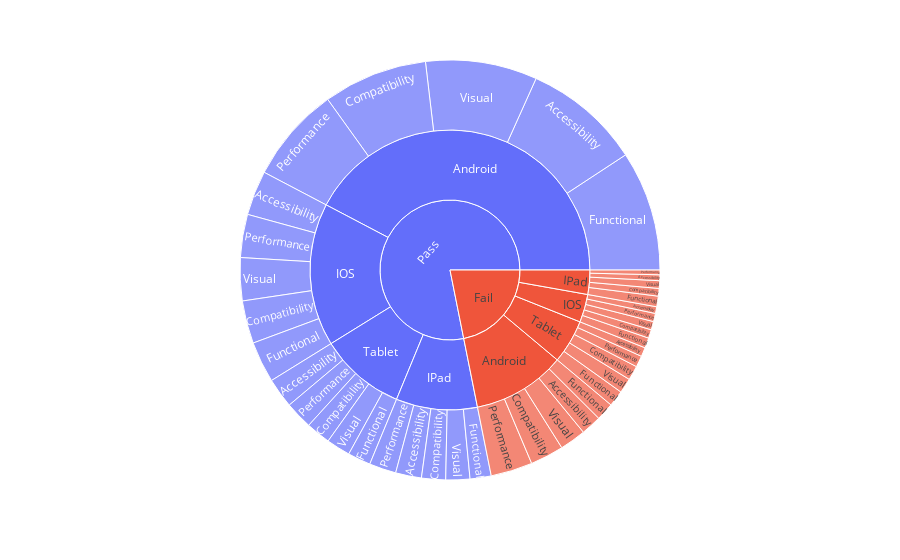

Notebook code for this chart:
### Code cell
import plotly.express as px

fig = px.sunburst(df7, path=['Status','DeviceId','Testing'], values='value')
fig.show()

### Figure 1 — Plotly figure (JSON) as saved in the notebook; plotly's stock layout.template omitted (floating-point values rounded to 4 significant figures)
{"data": [{"branchvalues": "total", "domain": {"x": [0, 1], "y": [0, 1]}, "hovertemplate": "labels=%{label}<br>value=%{value}<br>parent=%{parent}<br>id=%{id}<extra></extra>", "ids": ["Fail/Android/Accessibility", "Pass/Android/Accessibility", "Fail/IOS/Accessibility", "Pass/IOS/Accessibility", "Fail/IPad/Accessibility", "Pass/IPad/Accessibility", "Fail/Tablet/Accessibility", "Pass/Tablet/Accessibility", "Fail/Android/Compatibility", "Pass/Android/Compatibility", "Fail/IOS/Compatibility", "Pass/IOS/Compatibility", "Fail/IPad/Compatibility", "Pass/IPad/Compatibility", "Fail/Tablet/Compatibility", "Pass/Tablet/Compatibility", "Fail/Android/Functional", "Pass/Android/Functional", "Fail/IOS/Functional", "Pass/IOS/Functional", "Fail/IPad/Functional", "Pass/IPad/Functional", "Fail/Tablet/Functional", "Pass/Tablet/Functional", "Fail/Android/Performance", "Pass/Android/Performance", "Fail/IOS/Performance", "Pass/IOS/Performance", "Fail/IPad/Performance", "Pass/IPad/Performance", "Fail/Tablet/Performance", "Pass/Tablet/Performance", "Fail/Android/Visual", "Pass/Android/Visual", "Fail/IOS/Visual", "Pass/IOS/Visual", "Fail/IPad/Visual", "Pass/IPad/Visual", "Fail/Tablet/Visual", "Pass/Tablet/Visual", "Fail/Android", "Pass/Android", "Fail/IOS", "Pass/IOS", "Fail/IPad", "Pass/IPad", "Fail/Tablet", "Pass/Tablet", "Fail", "Pass"], "labels": ["Accessibility", "Accessibility", "Accessibility", "Accessibility", "Accessibility", "Accessibility", "Accessibility", "Accessibility", "Compatibility", "Compatibility", "Compatibility", "Compatibility", "Compatibility", "Compatibility", "Compatibility", "Compatibility", "Functional", "Functional", "Functional", "Functional", "Functional", "Functional", "Functional", "Functional", "Performance", "Performance", "Performance", "Performance", "Performance", "Performance", "Performance", "Performance", "Visual", "Visual", "Visual", "Visual", "Visual", "Visual", "Visual", "Visual", "Android", "Android", "IOS", "IOS", "IPad", "IPad", "Tablet", "Tablet", "Fail", "Pass"], "name": "", "parents": ["Fail/Android", "Pass/Android", "Fail/IOS", "Pass/IOS", "Fail/IPad", "Pass/IPad", "Fail/Tablet", "Pass/Tablet", "Fail/Android", "Pass/Android", "Fail/IOS", "Pass/IOS", "Fail/IPad", "Pass/IPad", "Fail/Tablet", "Pass/Tablet", "Fail/Android", "Pass/Android", "Fail/IOS", "Pass/IOS", "Fail/IPad", "Pass/IPad", "Fail/Tablet", "Pass/Tablet", "Fail/Android", "Pass/Android", "Fail/IOS", "Pass/IOS", "Fail/IPad", "Pass/IPad", "Fail/Tablet", "Pass/Tablet", "Fail/Android", "Pass/Android", "Fail/IOS", "Pass/IOS", "Fail/IPad", "Pass/IPad", "Fail/Tablet", "Pass/Tablet", "Fail", "Pass", "Fail", "Pass", "Fail", "Pass", "Fail", "Pass", "", ""], "type": "sunburst", "values": [7.849, 45.2, 2.593, 17.17, 2.242, 9.951, 3.504, 11.49, 12.89, 40.15, 3.294, 16.47, 2.943, 9.25, 5.536, 9.46, 6.868, 46.18, 3.924, 15.84, 4.064, 8.129, 6.167, 8.83, 16.05, 37.0, 3.153, 16.61, 1.822, 10.37, 4.345, 10.65, 10.09, 42.96, 3.224, 16.54, 2.943, 9.25, 5.746, 9.25, 53.75, 211.5, 16.19, 82.62, 14.02, 46.95, 25.3, 49.68, 109.3, 390.7]}], "layout": {"legend": {"tracegroupgap": 0}, "margin": {"t": 60}}}
